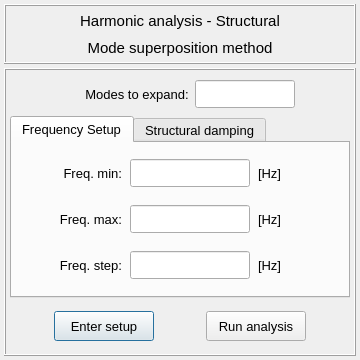
<?xml version="1.0" encoding="UTF-8"?>
<ui version="4.0">
 <class>Dialog</class>
 <widget class="QDialog" name="Dialog">
  <property name="windowModality">
   <enum>Qt::NonModal</enum>
  </property>
  <property name="geometry">
   <rect>
    <x>0</x>
    <y>0</y>
    <width>360</width>
    <height>360</height>
   </rect>
  </property>
  <property name="sizePolicy">
   <sizepolicy hsizetype="Fixed" vsizetype="Fixed">
    <horstretch>0</horstretch>
    <verstretch>0</verstretch>
   </sizepolicy>
  </property>
  <property name="minimumSize">
   <size>
    <width>360</width>
    <height>360</height>
   </size>
  </property>
  <property name="maximumSize">
   <size>
    <width>380</width>
    <height>360</height>
   </size>
  </property>
  <property name="contextMenuPolicy">
   <enum>Qt::DefaultContextMenu</enum>
  </property>
  <property name="windowTitle">
   <string>Harmonic analysis setup</string>
  </property>
  <property name="windowIcon">
   <iconset>
    <normaloff>../../../../../../../Downloads/load - Copia.png</normaloff>../../../../../../../Downloads/load - Copia.png</iconset>
  </property>
  <property name="whatsThis">
   <string/>
  </property>
  <layout class="QGridLayout" name="gridLayout_2">
   <property name="leftMargin">
    <number>4</number>
   </property>
   <property name="topMargin">
    <number>4</number>
   </property>
   <property name="rightMargin">
    <number>4</number>
   </property>
   <property name="bottomMargin">
    <number>4</number>
   </property>
   <property name="spacing">
    <number>4</number>
   </property>
   <item row="0" column="0">
    <widget class="QFrame" name="frame_3">
     <property name="minimumSize">
      <size>
       <width>0</width>
       <height>60</height>
      </size>
     </property>
     <property name="maximumSize">
      <size>
       <width>430</width>
       <height>60</height>
      </size>
     </property>
     <property name="frameShape">
      <enum>QFrame::Box</enum>
     </property>
     <property name="frameShadow">
      <enum>QFrame::Raised</enum>
     </property>
     <property name="lineWidth">
      <number>1</number>
     </property>
     <layout class="QGridLayout" name="gridLayout">
      <property name="leftMargin">
       <number>2</number>
      </property>
      <property name="topMargin">
       <number>2</number>
      </property>
      <property name="rightMargin">
       <number>2</number>
      </property>
      <property name="bottomMargin">
       <number>2</number>
      </property>
      <property name="spacing">
       <number>2</number>
      </property>
      <item row="0" column="0">
       <widget class="QLabel" name="label_title">
        <property name="font">
         <font>
          <family>MS Shell Dlg 2</family>
          <pointsize>11</pointsize>
          <weight>50</weight>
          <italic>false</italic>
          <bold>false</bold>
         </font>
        </property>
        <property name="text">
         <string>Harmonic analysis - Structural</string>
        </property>
        <property name="textFormat">
         <enum>Qt::AutoText</enum>
        </property>
        <property name="alignment">
         <set>Qt::AlignCenter</set>
        </property>
       </widget>
      </item>
      <item row="1" column="0">
       <widget class="QLabel" name="label_subtitle">
        <property name="font">
         <font>
          <family>MS Shell Dlg 2</family>
          <pointsize>11</pointsize>
          <weight>50</weight>
          <italic>false</italic>
          <bold>false</bold>
         </font>
        </property>
        <property name="text">
         <string>Mode superposition method</string>
        </property>
        <property name="textFormat">
         <enum>Qt::AutoText</enum>
        </property>
        <property name="alignment">
         <set>Qt::AlignCenter</set>
        </property>
       </widget>
      </item>
     </layout>
    </widget>
   </item>
   <item row="1" column="0">
    <widget class="QFrame" name="frame_2">
     <property name="frameShape">
      <enum>QFrame::Box</enum>
     </property>
     <property name="frameShadow">
      <enum>QFrame::Raised</enum>
     </property>
     <layout class="QGridLayout" name="gridLayout_9">
      <property name="leftMargin">
       <number>4</number>
      </property>
      <property name="topMargin">
       <number>6</number>
      </property>
      <property name="rightMargin">
       <number>4</number>
      </property>
      <property name="bottomMargin">
       <number>4</number>
      </property>
      <property name="horizontalSpacing">
       <number>2</number>
      </property>
      <property name="verticalSpacing">
       <number>4</number>
      </property>
      <item row="0" column="0">
       <widget class="QFrame" name="frame_7">
        <property name="minimumSize">
         <size>
          <width>360</width>
          <height>36</height>
         </size>
        </property>
        <property name="maximumSize">
         <size>
          <width>360</width>
          <height>36</height>
         </size>
        </property>
        <property name="frameShape">
         <enum>QFrame::NoFrame</enum>
        </property>
        <property name="frameShadow">
         <enum>QFrame::Raised</enum>
        </property>
        <layout class="QGridLayout" name="gridLayout_8">
         <property name="leftMargin">
          <number>2</number>
         </property>
         <property name="topMargin">
          <number>2</number>
         </property>
         <property name="rightMargin">
          <number>2</number>
         </property>
         <property name="bottomMargin">
          <number>2</number>
         </property>
         <property name="horizontalSpacing">
          <number>6</number>
         </property>
         <property name="verticalSpacing">
          <number>2</number>
         </property>
         <item row="0" column="1">
          <widget class="QLabel" name="label_2">
           <property name="minimumSize">
            <size>
             <width>0</width>
             <height>28</height>
            </size>
           </property>
           <property name="maximumSize">
            <size>
             <width>16777215</width>
             <height>28</height>
            </size>
           </property>
           <property name="font">
            <font>
             <family>MS Shell Dlg 2</family>
             <pointsize>10</pointsize>
             <weight>50</weight>
             <italic>false</italic>
             <bold>false</bold>
            </font>
           </property>
           <property name="text">
            <string>Modes to expand:</string>
           </property>
           <property name="alignment">
            <set>Qt::AlignCenter</set>
           </property>
          </widget>
         </item>
         <item row="0" column="2">
          <widget class="QLineEdit" name="lineEdit_modes">
           <property name="minimumSize">
            <size>
             <width>100</width>
             <height>28</height>
            </size>
           </property>
           <property name="maximumSize">
            <size>
             <width>100</width>
             <height>28</height>
            </size>
           </property>
           <property name="font">
            <font>
             <family>MS Shell Dlg 2</family>
             <pointsize>10</pointsize>
             <weight>50</weight>
             <italic>false</italic>
             <bold>false</bold>
            </font>
           </property>
           <property name="styleSheet">
            <string notr="true"/>
           </property>
           <property name="alignment">
            <set>Qt::AlignCenter</set>
           </property>
          </widget>
         </item>
         <item row="0" column="0">
          <spacer name="horizontalSpacer_5">
           <property name="orientation">
            <enum>Qt::Horizontal</enum>
           </property>
           <property name="sizeHint" stdset="0">
            <size>
             <width>40</width>
             <height>20</height>
            </size>
           </property>
          </spacer>
         </item>
         <item row="0" column="3">
          <spacer name="horizontalSpacer_6">
           <property name="orientation">
            <enum>Qt::Horizontal</enum>
           </property>
           <property name="sizeHint" stdset="0">
            <size>
             <width>40</width>
             <height>20</height>
            </size>
           </property>
          </spacer>
         </item>
        </layout>
       </widget>
      </item>
      <item row="1" column="0">
       <widget class="QTabWidget" name="tabWidget">
        <property name="minimumSize">
         <size>
          <width>0</width>
          <height>0</height>
         </size>
        </property>
        <property name="maximumSize">
         <size>
          <width>360</width>
          <height>188</height>
         </size>
        </property>
        <property name="font">
         <font>
          <family>MS Shell Dlg 2</family>
          <pointsize>10</pointsize>
          <weight>50</weight>
          <italic>false</italic>
          <bold>false</bold>
         </font>
        </property>
        <property name="currentIndex">
         <number>0</number>
        </property>
        <widget class="QWidget" name="tab_setup">
         <attribute name="title">
          <string>Frequency Setup</string>
         </attribute>
         <layout class="QGridLayout" name="gridLayout_5">
          <property name="leftMargin">
           <number>4</number>
          </property>
          <property name="topMargin">
           <number>4</number>
          </property>
          <property name="rightMargin">
           <number>4</number>
          </property>
          <property name="bottomMargin">
           <number>4</number>
          </property>
          <property name="horizontalSpacing">
           <number>8</number>
          </property>
          <item row="2" column="3">
           <widget class="QLabel" name="label_26">
            <property name="minimumSize">
             <size>
              <width>60</width>
              <height>28</height>
             </size>
            </property>
            <property name="maximumSize">
             <size>
              <width>60</width>
              <height>28</height>
             </size>
            </property>
            <property name="font">
             <font>
              <pointsize>10</pointsize>
              <italic>false</italic>
             </font>
            </property>
            <property name="text">
             <string>[Hz]</string>
            </property>
            <property name="alignment">
             <set>Qt::AlignLeading|Qt::AlignLeft|Qt::AlignVCenter</set>
            </property>
           </widget>
          </item>
          <item row="1" column="3">
           <widget class="QLabel" name="label_25">
            <property name="minimumSize">
             <size>
              <width>60</width>
              <height>28</height>
             </size>
            </property>
            <property name="maximumSize">
             <size>
              <width>60</width>
              <height>28</height>
             </size>
            </property>
            <property name="font">
             <font>
              <pointsize>10</pointsize>
              <italic>false</italic>
             </font>
            </property>
            <property name="text">
             <string>[Hz]</string>
            </property>
            <property name="alignment">
             <set>Qt::AlignLeading|Qt::AlignLeft|Qt::AlignVCenter</set>
            </property>
           </widget>
          </item>
          <item row="2" column="2">
           <widget class="QLineEdit" name="lineEdit_fstep">
            <property name="minimumSize">
             <size>
              <width>120</width>
              <height>28</height>
             </size>
            </property>
            <property name="maximumSize">
             <size>
              <width>120</width>
              <height>28</height>
             </size>
            </property>
            <property name="font">
             <font>
              <family>MS Shell Dlg 2</family>
              <pointsize>10</pointsize>
              <weight>50</weight>
              <italic>false</italic>
              <bold>false</bold>
             </font>
            </property>
            <property name="styleSheet">
             <string notr="true"/>
            </property>
            <property name="alignment">
             <set>Qt::AlignCenter</set>
            </property>
           </widget>
          </item>
          <item row="1" column="2">
           <widget class="QLineEdit" name="lineEdit_fmax">
            <property name="minimumSize">
             <size>
              <width>120</width>
              <height>28</height>
             </size>
            </property>
            <property name="maximumSize">
             <size>
              <width>120</width>
              <height>28</height>
             </size>
            </property>
            <property name="font">
             <font>
              <family>MS Shell Dlg 2</family>
              <pointsize>10</pointsize>
              <weight>50</weight>
              <italic>false</italic>
              <bold>false</bold>
             </font>
            </property>
            <property name="styleSheet">
             <string notr="true"/>
            </property>
            <property name="alignment">
             <set>Qt::AlignCenter</set>
            </property>
           </widget>
          </item>
          <item row="0" column="3">
           <widget class="QLabel" name="label_24">
            <property name="minimumSize">
             <size>
              <width>60</width>
              <height>28</height>
             </size>
            </property>
            <property name="maximumSize">
             <size>
              <width>60</width>
              <height>28</height>
             </size>
            </property>
            <property name="font">
             <font>
              <pointsize>10</pointsize>
              <italic>false</italic>
             </font>
            </property>
            <property name="text">
             <string>[Hz]</string>
            </property>
            <property name="alignment">
             <set>Qt::AlignLeading|Qt::AlignLeft|Qt::AlignVCenter</set>
            </property>
           </widget>
          </item>
          <item row="0" column="1">
           <widget class="QLabel" name="label_22">
            <property name="minimumSize">
             <size>
              <width>80</width>
              <height>28</height>
             </size>
            </property>
            <property name="maximumSize">
             <size>
              <width>100</width>
              <height>28</height>
             </size>
            </property>
            <property name="font">
             <font>
              <pointsize>10</pointsize>
              <italic>false</italic>
              <kerning>false</kerning>
             </font>
            </property>
            <property name="text">
             <string>Freq. min:</string>
            </property>
            <property name="alignment">
             <set>Qt::AlignRight|Qt::AlignTrailing|Qt::AlignVCenter</set>
            </property>
           </widget>
          </item>
          <item row="0" column="2">
           <widget class="QLineEdit" name="lineEdit_fmin">
            <property name="minimumSize">
             <size>
              <width>120</width>
              <height>28</height>
             </size>
            </property>
            <property name="maximumSize">
             <size>
              <width>120</width>
              <height>28</height>
             </size>
            </property>
            <property name="font">
             <font>
              <family>MS Shell Dlg 2</family>
              <pointsize>10</pointsize>
              <weight>50</weight>
              <italic>false</italic>
              <bold>false</bold>
             </font>
            </property>
            <property name="styleSheet">
             <string notr="true"/>
            </property>
            <property name="alignment">
             <set>Qt::AlignCenter</set>
            </property>
           </widget>
          </item>
          <item row="1" column="1">
           <widget class="QLabel" name="label_23">
            <property name="minimumSize">
             <size>
              <width>80</width>
              <height>28</height>
             </size>
            </property>
            <property name="maximumSize">
             <size>
              <width>100</width>
              <height>28</height>
             </size>
            </property>
            <property name="font">
             <font>
              <pointsize>10</pointsize>
              <italic>false</italic>
              <kerning>false</kerning>
             </font>
            </property>
            <property name="text">
             <string>Freq. max:</string>
            </property>
            <property name="alignment">
             <set>Qt::AlignRight|Qt::AlignTrailing|Qt::AlignVCenter</set>
            </property>
           </widget>
          </item>
          <item row="2" column="1">
           <widget class="QLabel" name="label_21">
            <property name="minimumSize">
             <size>
              <width>80</width>
              <height>28</height>
             </size>
            </property>
            <property name="maximumSize">
             <size>
              <width>100</width>
              <height>28</height>
             </size>
            </property>
            <property name="font">
             <font>
              <pointsize>10</pointsize>
              <italic>false</italic>
              <kerning>false</kerning>
             </font>
            </property>
            <property name="text">
             <string>Freq. step:</string>
            </property>
            <property name="alignment">
             <set>Qt::AlignRight|Qt::AlignTrailing|Qt::AlignVCenter</set>
            </property>
           </widget>
          </item>
          <item row="0" column="0">
           <spacer name="horizontalSpacer_3">
            <property name="orientation">
             <enum>Qt::Horizontal</enum>
            </property>
            <property name="sizeHint" stdset="0">
             <size>
              <width>40</width>
              <height>20</height>
             </size>
            </property>
           </spacer>
          </item>
          <item row="0" column="4">
           <spacer name="horizontalSpacer_4">
            <property name="orientation">
             <enum>Qt::Horizontal</enum>
            </property>
            <property name="sizeHint" stdset="0">
             <size>
              <width>40</width>
              <height>20</height>
             </size>
            </property>
           </spacer>
          </item>
         </layout>
        </widget>
        <widget class="QWidget" name="widget">
         <attribute name="title">
          <string>Structural damping</string>
         </attribute>
         <layout class="QGridLayout" name="gridLayout_4">
          <item row="1" column="4">
           <layout class="QGridLayout" name="gridLayout_13">
            <item row="0" column="0">
             <widget class="QLabel" name="label_16">
              <property name="minimumSize">
               <size>
                <width>0</width>
                <height>26</height>
               </size>
              </property>
              <property name="maximumSize">
               <size>
                <width>16777215</width>
                <height>26</height>
               </size>
              </property>
              <property name="font">
               <font>
                <family>MS Shell Dlg 2</family>
                <pointsize>10</pointsize>
                <weight>50</weight>
                <italic>false</italic>
                <bold>false</bold>
               </font>
              </property>
              <property name="text">
               <string>[1/s²]</string>
              </property>
              <property name="alignment">
               <set>Qt::AlignCenter</set>
              </property>
             </widget>
            </item>
            <item row="1" column="0">
             <widget class="QLabel" name="label_17">
              <property name="minimumSize">
               <size>
                <width>0</width>
                <height>26</height>
               </size>
              </property>
              <property name="maximumSize">
               <size>
                <width>16777215</width>
                <height>26</height>
               </size>
              </property>
              <property name="font">
               <font>
                <family>MS Shell Dlg 2</family>
                <pointsize>10</pointsize>
                <weight>50</weight>
                <italic>false</italic>
                <bold>false</bold>
               </font>
              </property>
              <property name="text">
               <string>[-]</string>
              </property>
              <property name="alignment">
               <set>Qt::AlignCenter</set>
              </property>
             </widget>
            </item>
           </layout>
          </item>
          <item row="0" column="2">
           <layout class="QGridLayout" name="gridLayout_15">
            <item row="0" column="0">
             <widget class="QLabel" name="label_10">
              <property name="minimumSize">
               <size>
                <width>40</width>
                <height>26</height>
               </size>
              </property>
              <property name="maximumSize">
               <size>
                <width>40</width>
                <height>26</height>
               </size>
              </property>
              <property name="font">
               <font>
                <family>Arial</family>
                <pointsize>11</pointsize>
                <weight>50</weight>
                <italic>false</italic>
                <bold>false</bold>
               </font>
              </property>
              <property name="text">
               <string>&lt;html&gt;&lt;head/&gt;&lt;body&gt;&lt;p align=&quot;center&quot;&gt;&lt;span style=&quot; font-size:10pt;&quot;&gt;α&lt;/span&gt;&lt;span style=&quot; font-size:10pt; vertical-align:sub;&quot;&gt;v&lt;/span&gt;&lt;span style=&quot; font-size:10pt;&quot;&gt;:&lt;/span&gt;&lt;/p&gt;&lt;/body&gt;&lt;/html&gt;</string>
              </property>
              <property name="alignment">
               <set>Qt::AlignCenter</set>
              </property>
             </widget>
            </item>
            <item row="1" column="0">
             <widget class="QLabel" name="label_11">
              <property name="minimumSize">
               <size>
                <width>40</width>
                <height>26</height>
               </size>
              </property>
              <property name="maximumSize">
               <size>
                <width>40</width>
                <height>26</height>
               </size>
              </property>
              <property name="font">
               <font>
                <family>Arial</family>
                <pointsize>11</pointsize>
                <weight>50</weight>
                <italic>false</italic>
                <bold>false</bold>
               </font>
              </property>
              <property name="text">
               <string>&lt;html&gt;&lt;head/&gt;&lt;body&gt;&lt;p align=&quot;center&quot;&gt;&lt;span style=&quot; font-size:10pt;&quot;&gt;β&lt;/span&gt;&lt;span style=&quot; font-size:10pt; vertical-align:sub;&quot;&gt;v&lt;/span&gt;&lt;span style=&quot; font-size:10pt;&quot;&gt;:&lt;/span&gt;&lt;/p&gt;&lt;/body&gt;&lt;/html&gt;</string>
              </property>
              <property name="alignment">
               <set>Qt::AlignCenter</set>
              </property>
             </widget>
            </item>
           </layout>
          </item>
          <item row="1" column="1">
           <layout class="QVBoxLayout" name="verticalLayout_6">
            <item>
             <widget class="QLabel" name="label_9">
              <property name="font">
               <font>
                <family>MS Shell Dlg 2</family>
                <pointsize>10</pointsize>
                <weight>50</weight>
                <italic>false</italic>
                <bold>false</bold>
               </font>
              </property>
              <property name="text">
               <string>Proportional
hysteretic</string>
              </property>
              <property name="alignment">
               <set>Qt::AlignCenter</set>
              </property>
             </widget>
            </item>
           </layout>
          </item>
          <item row="0" column="3">
           <layout class="QGridLayout" name="gridLayout_11">
            <item row="0" column="0">
             <widget class="QLineEdit" name="lineEdit_av">
              <property name="minimumSize">
               <size>
                <width>100</width>
                <height>26</height>
               </size>
              </property>
              <property name="maximumSize">
               <size>
                <width>100</width>
                <height>26</height>
               </size>
              </property>
              <property name="font">
               <font>
                <family>MS Shell Dlg 2</family>
                <pointsize>10</pointsize>
                <weight>50</weight>
                <italic>false</italic>
                <bold>false</bold>
               </font>
              </property>
              <property name="styleSheet">
               <string notr="true"/>
              </property>
              <property name="alignment">
               <set>Qt::AlignCenter</set>
              </property>
             </widget>
            </item>
            <item row="1" column="0">
             <widget class="QLineEdit" name="lineEdit_bv">
              <property name="minimumSize">
               <size>
                <width>100</width>
                <height>26</height>
               </size>
              </property>
              <property name="maximumSize">
               <size>
                <width>100</width>
                <height>26</height>
               </size>
              </property>
              <property name="font">
               <font>
                <family>MS Shell Dlg 2</family>
                <pointsize>10</pointsize>
                <weight>50</weight>
                <italic>false</italic>
                <bold>false</bold>
               </font>
              </property>
              <property name="styleSheet">
               <string notr="true"/>
              </property>
              <property name="alignment">
               <set>Qt::AlignCenter</set>
              </property>
             </widget>
            </item>
           </layout>
          </item>
          <item row="0" column="5">
           <spacer name="horizontalSpacer">
            <property name="orientation">
             <enum>Qt::Horizontal</enum>
            </property>
            <property name="sizeHint" stdset="0">
             <size>
              <width>40</width>
              <height>20</height>
             </size>
            </property>
           </spacer>
          </item>
          <item row="1" column="3">
           <layout class="QGridLayout" name="gridLayout_10">
            <item row="0" column="0">
             <widget class="QLineEdit" name="lineEdit_ah">
              <property name="minimumSize">
               <size>
                <width>100</width>
                <height>26</height>
               </size>
              </property>
              <property name="maximumSize">
               <size>
                <width>100</width>
                <height>26</height>
               </size>
              </property>
              <property name="font">
               <font>
                <family>MS Shell Dlg 2</family>
                <pointsize>10</pointsize>
                <weight>50</weight>
                <italic>false</italic>
                <bold>false</bold>
               </font>
              </property>
              <property name="styleSheet">
               <string notr="true"/>
              </property>
              <property name="alignment">
               <set>Qt::AlignCenter</set>
              </property>
             </widget>
            </item>
            <item row="1" column="0">
             <widget class="QLineEdit" name="lineEdit_bh">
              <property name="minimumSize">
               <size>
                <width>100</width>
                <height>26</height>
               </size>
              </property>
              <property name="maximumSize">
               <size>
                <width>100</width>
                <height>26</height>
               </size>
              </property>
              <property name="font">
               <font>
                <family>MS Shell Dlg 2</family>
                <pointsize>10</pointsize>
                <weight>50</weight>
                <italic>false</italic>
                <bold>false</bold>
               </font>
              </property>
              <property name="styleSheet">
               <string notr="true"/>
              </property>
              <property name="alignment">
               <set>Qt::AlignCenter</set>
              </property>
             </widget>
            </item>
           </layout>
          </item>
          <item row="0" column="1">
           <layout class="QVBoxLayout" name="verticalLayout_5">
            <item>
             <widget class="QLabel" name="label_8">
              <property name="font">
               <font>
                <family>MS Shell Dlg 2</family>
                <pointsize>10</pointsize>
                <weight>50</weight>
                <italic>false</italic>
                <bold>false</bold>
               </font>
              </property>
              <property name="text">
               <string>Proportional
viscous</string>
              </property>
              <property name="alignment">
               <set>Qt::AlignCenter</set>
              </property>
             </widget>
            </item>
           </layout>
          </item>
          <item row="0" column="4">
           <layout class="QGridLayout" name="gridLayout_12">
            <item row="0" column="0">
             <widget class="QLabel" name="label_15">
              <property name="minimumSize">
               <size>
                <width>0</width>
                <height>26</height>
               </size>
              </property>
              <property name="maximumSize">
               <size>
                <width>16777215</width>
                <height>26</height>
               </size>
              </property>
              <property name="font">
               <font>
                <family>MS Shell Dlg 2</family>
                <pointsize>10</pointsize>
                <weight>50</weight>
                <italic>false</italic>
                <bold>false</bold>
               </font>
              </property>
              <property name="text">
               <string>[1/s]</string>
              </property>
              <property name="alignment">
               <set>Qt::AlignCenter</set>
              </property>
             </widget>
            </item>
            <item row="1" column="0">
             <widget class="QLabel" name="label_14">
              <property name="minimumSize">
               <size>
                <width>0</width>
                <height>26</height>
               </size>
              </property>
              <property name="maximumSize">
               <size>
                <width>16777215</width>
                <height>26</height>
               </size>
              </property>
              <property name="font">
               <font>
                <family>MS Shell Dlg 2</family>
                <pointsize>10</pointsize>
                <weight>50</weight>
                <italic>false</italic>
                <bold>false</bold>
               </font>
              </property>
              <property name="text">
               <string>[s]</string>
              </property>
              <property name="alignment">
               <set>Qt::AlignCenter</set>
              </property>
             </widget>
            </item>
           </layout>
          </item>
          <item row="1" column="2">
           <layout class="QGridLayout" name="gridLayout_14">
            <item row="0" column="0">
             <widget class="QLabel" name="label_13">
              <property name="minimumSize">
               <size>
                <width>40</width>
                <height>26</height>
               </size>
              </property>
              <property name="maximumSize">
               <size>
                <width>40</width>
                <height>26</height>
               </size>
              </property>
              <property name="font">
               <font>
                <family>Arial</family>
                <pointsize>11</pointsize>
                <weight>50</weight>
                <italic>false</italic>
                <bold>false</bold>
               </font>
              </property>
              <property name="text">
               <string>&lt;html&gt;&lt;head/&gt;&lt;body&gt;&lt;p align=&quot;center&quot;&gt;&lt;span style=&quot; font-size:10pt;&quot;&gt;α&lt;/span&gt;&lt;span style=&quot; font-size:10pt; vertical-align:sub;&quot;&gt;h&lt;/span&gt;&lt;span style=&quot; font-size:10pt;&quot;&gt;:&lt;/span&gt;&lt;/p&gt;&lt;/body&gt;&lt;/html&gt;</string>
              </property>
              <property name="alignment">
               <set>Qt::AlignCenter</set>
              </property>
             </widget>
            </item>
            <item row="1" column="0">
             <widget class="QLabel" name="label_12">
              <property name="minimumSize">
               <size>
                <width>40</width>
                <height>26</height>
               </size>
              </property>
              <property name="maximumSize">
               <size>
                <width>40</width>
                <height>26</height>
               </size>
              </property>
              <property name="font">
               <font>
                <family>Arial</family>
                <pointsize>11</pointsize>
                <weight>50</weight>
                <italic>false</italic>
                <bold>false</bold>
               </font>
              </property>
              <property name="text">
               <string>&lt;html&gt;&lt;head/&gt;&lt;body&gt;&lt;p align=&quot;center&quot;&gt;&lt;span style=&quot; font-size:10pt;&quot;&gt;β&lt;/span&gt;&lt;span style=&quot; font-size:10pt; vertical-align:sub;&quot;&gt;h&lt;/span&gt;&lt;span style=&quot; font-size:10pt;&quot;&gt;:&lt;/span&gt;&lt;/p&gt;&lt;/body&gt;&lt;/html&gt;</string>
              </property>
              <property name="alignment">
               <set>Qt::AlignCenter</set>
              </property>
             </widget>
            </item>
           </layout>
          </item>
          <item row="0" column="0">
           <spacer name="horizontalSpacer_2">
            <property name="orientation">
             <enum>Qt::Horizontal</enum>
            </property>
            <property name="sizeHint" stdset="0">
             <size>
              <width>40</width>
              <height>20</height>
             </size>
            </property>
           </spacer>
          </item>
         </layout>
        </widget>
       </widget>
      </item>
      <item row="2" column="0">
       <widget class="QFrame" name="frame">
        <property name="minimumSize">
         <size>
          <width>0</width>
          <height>48</height>
         </size>
        </property>
        <property name="maximumSize">
         <size>
          <width>360</width>
          <height>48</height>
         </size>
        </property>
        <property name="frameShape">
         <enum>QFrame::NoFrame</enum>
        </property>
        <property name="frameShadow">
         <enum>QFrame::Raised</enum>
        </property>
        <layout class="QGridLayout" name="gridLayout_3">
         <property name="leftMargin">
          <number>4</number>
         </property>
         <property name="topMargin">
          <number>4</number>
         </property>
         <property name="rightMargin">
          <number>4</number>
         </property>
         <property name="bottomMargin">
          <number>4</number>
         </property>
         <property name="horizontalSpacing">
          <number>12</number>
         </property>
         <property name="verticalSpacing">
          <number>4</number>
         </property>
         <item row="0" column="0">
          <widget class="QPushButton" name="enter_setup_button">
           <property name="minimumSize">
            <size>
             <width>100</width>
             <height>30</height>
            </size>
           </property>
           <property name="maximumSize">
            <size>
             <width>100</width>
             <height>30</height>
            </size>
           </property>
           <property name="font">
            <font>
             <family>MS Shell Dlg 2</family>
             <pointsize>10</pointsize>
             <weight>50</weight>
             <italic>false</italic>
             <bold>false</bold>
            </font>
           </property>
           <property name="styleSheet">
            <string notr="true"/>
           </property>
           <property name="text">
            <string>Enter setup</string>
           </property>
          </widget>
         </item>
         <item row="0" column="1">
          <widget class="QPushButton" name="run_analysis_button">
           <property name="minimumSize">
            <size>
             <width>100</width>
             <height>30</height>
            </size>
           </property>
           <property name="maximumSize">
            <size>
             <width>100</width>
             <height>30</height>
            </size>
           </property>
           <property name="font">
            <font>
             <family>MS Shell Dlg 2</family>
             <pointsize>10</pointsize>
             <weight>50</weight>
             <italic>false</italic>
             <bold>false</bold>
            </font>
           </property>
           <property name="styleSheet">
            <string notr="true"/>
           </property>
           <property name="text">
            <string>Run analysis</string>
           </property>
          </widget>
         </item>
        </layout>
       </widget>
      </item>
     </layout>
    </widget>
   </item>
  </layout>
 </widget>
 <tabstops>
  <tabstop>lineEdit_modes</tabstop>
  <tabstop>tabWidget</tabstop>
  <tabstop>lineEdit_fmin</tabstop>
  <tabstop>lineEdit_fmax</tabstop>
  <tabstop>lineEdit_fstep</tabstop>
  <tabstop>enter_setup_button</tabstop>
  <tabstop>run_analysis_button</tabstop>
  <tabstop>lineEdit_av</tabstop>
  <tabstop>lineEdit_bv</tabstop>
  <tabstop>lineEdit_ah</tabstop>
  <tabstop>lineEdit_bh</tabstop>
 </tabstops>
 <resources/>
 <connections/>
</ui>
